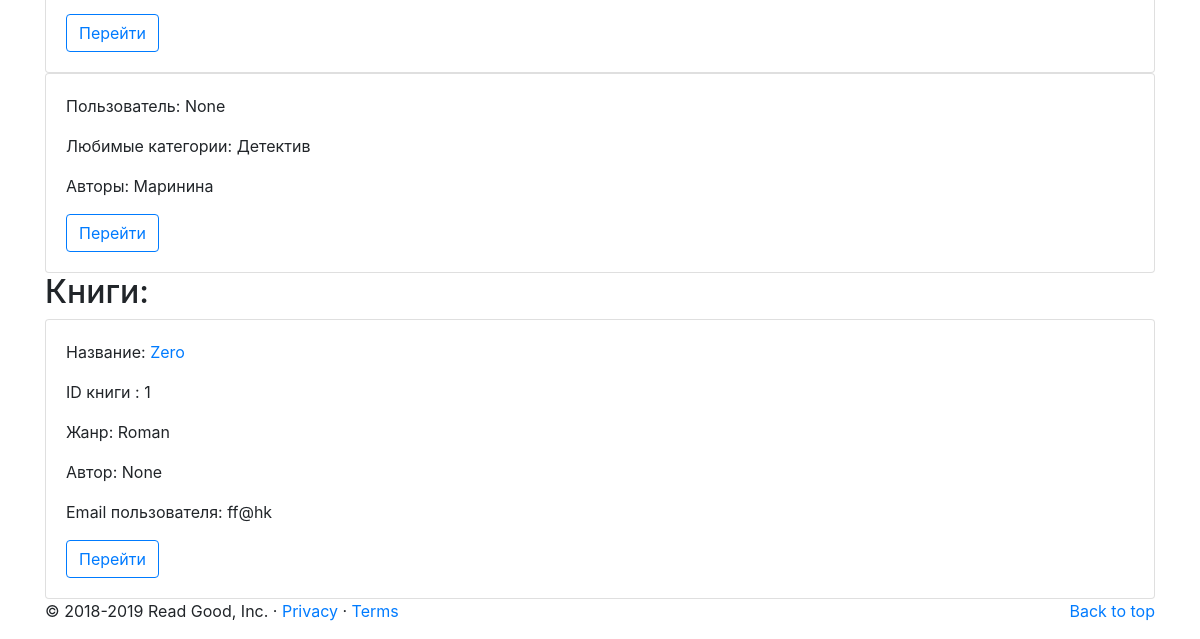
The page /search (lower part) on the database as committed earlier.
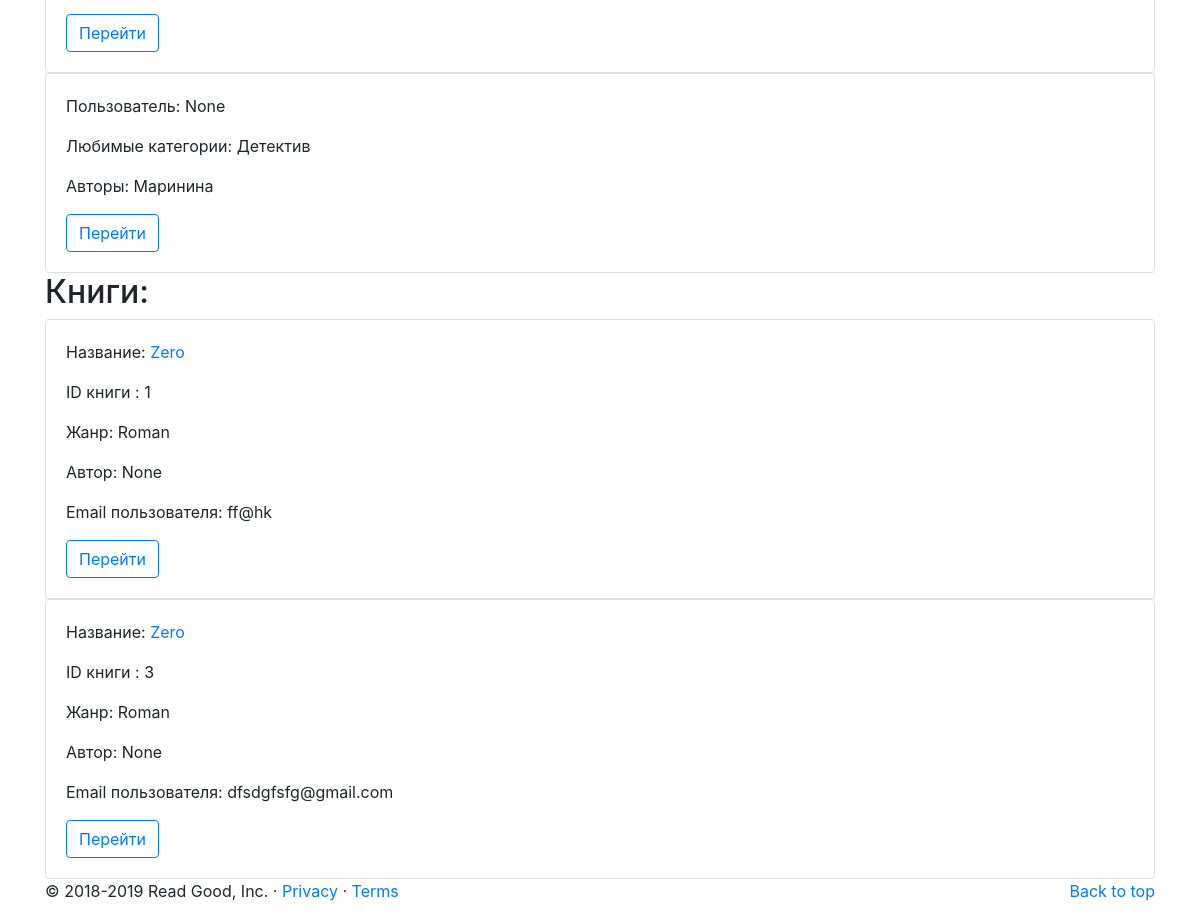
The same page on the database as committed later.
### tables this page shows
CREATE TABLE users (
           userID INTEGER PRIMARY KEY AUTOINCREMENT,
           password TEXT,
           email TEXT,
           full_name TEXT,
           user_info TEXT,
           f_genres TEXT,
           f_authors TEXT,
           wish_books TEXT,
           owned_books TEXT,
           time_from_registration INTEGER,
           number_of_exchanges INTEGER,
           rating REAL
);

CREATE TABLE books (
           bookID INTEGER PRIMARY KEY AUTOINCREMENT,
           book_status TEXT,
           book_author TEXT,
           book_title TEXT, 
           book_genres TEXT,
           creatorID INTEGER,
           email TEXT,
           FOREIGN KEY (creatorID) REFERENCES users(userID)
           FOREIGN KEY (email) REFERENCES users(email)  
);

### newapp.py (the view)
@app.route('/search')
def search_for_person():
    q = request.args.get('query')
    conn = sqlite3.connect('app.db')
    conn.row_factory = dict_factory
    c = conn.cursor()
    c.execute("SELECT * FROM users WHERE full_name LIKE '%{q}%' OR email LIKE '%{q}%'"
              "".format(q=q))
    users = list(c.fetchall())
    c.execute("SELECT DISTINCT * FROM books WHERE book_author LIKE '%{q}%' " \
                                              "OR book_title LIKE '%{q}%' " \
                                              "OR book_genres LIKE '%{q}%'" \
              "".format(q=q))
    books = list(c.fetchall())
    conn.close()
    return render_template('search_results.html', q=q, users=users, books=books)

### newapp.py (called while the page is built)
def dict_factory(cursor, row):
    d = {}
    for idx, col in enumerate(cursor.description):
        d[col[0]] = row[idx]
    return d

### templates/search_results.html (shortened to what this page needs)
{% extends "basic.html" %}
{% block body %}
    <div class="container">
        <br>
        {% for user in users %}
        <div class="card">
            <div class="card-body">
                <p> Пользователь: {{user.full_name}} </p>
                <p> Любимые категории: {{user.f_genres}} </p>
                <p> Авторы: {{user.f_authors}} </p>
                <div><a href="/userid/{{ user.userID }}" class="btn btn-outline-primary">Перейти</a></div>
            </div>
        </div>
        {% else %}
        <div class="alert alert-warning">Пользователь не найден!</div>
        {% endfor %}
        <h2>Книги:</h2>
        {% for book in books %}
        <div class="card">
            <div class="card-body">
                <p> Название: <a href="/bookid/{{ book.bookID }}"> {{book.book_title}} </a> </p>
                <p> ID книги : {{book.bookID}} </p>
                <p> Жанр: {{book.book_genres}} </p>
                <p> Автор: {{book.book_author}} </p>
                <p> Email пользователя: {{book.email}} </p>
                <div><a href="/bookid/{{ book.bookID }}" class="btn btn-outline-primary">Перейти</a></div>
            </div>
        </div>
        {% else %}
        <div class="alert alert-warning">Книги не найдены!</div>
        {% endfor %}
    </div>
{% endblock %}

### templates/basic.html (shortened to what this page needs)
<!DOCTYPE html>
<html lang="en">
<head>
    <link rel="stylesheet" href="https://stackpath.bootstrapcdn.com/bootstrap/4.1.3/css/bootstrap.min.css"
>
</head>
<body>
{% block body %}
{% endblock %}
<footer class="container">
    <p class="float-right"><a href="#">Back to top</a></p>
    <p>&copy; 2018-2019 Read Good, Inc. &middot; <a href="#">Privacy</a> &middot; <a href="#">Terms</a></p>
</footer>
</body>
</html>

Rows that differ between the two databases and show on the page:
added books: book_title "Zero", bookID "3", book_genres "Roman", book_author "None", email "dfsdgfsfg@gmail.com"
